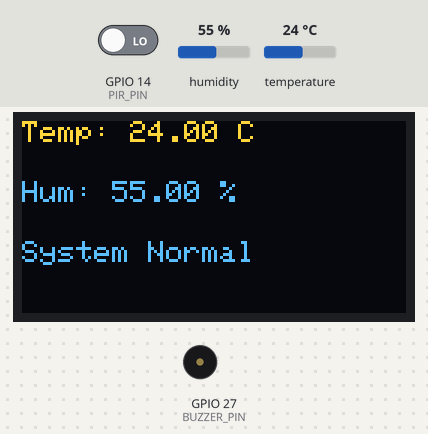
Simulated run of this sketch. Board: ESP32. Shown: 128×64 one-colour display, buzzer (waves = sounding). Inputs (shaded band) come from the test bench; at power-on: GPIO 14 (PIR_PIN) LOW, humidity 55 %, temperature 24 °C. The OLED is the two-colour kind (top 16 rows yellow); what the sketch prints to the serial monitor is not drawn.

Above: at 1.2 s.
1.3 s: GPIO 14 (PIR_PIN) driven HIGH
At 2.7 s:
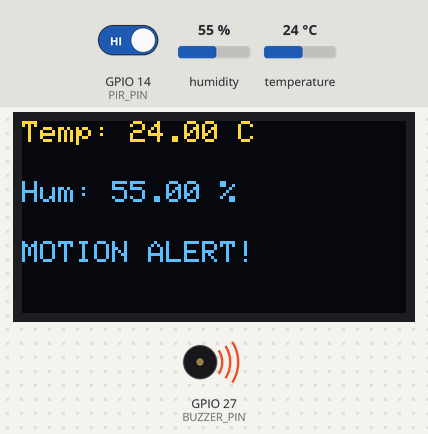
3.6 s: GPIO 14 (PIR_PIN) driven LOW
At 5.2 s:
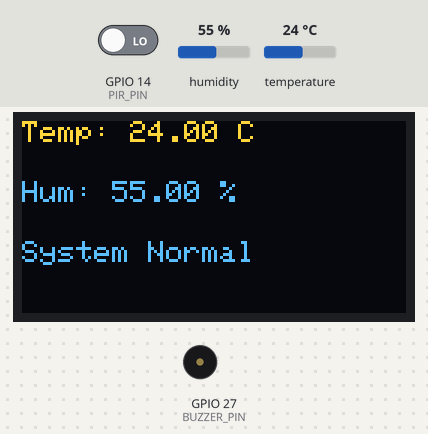
5.7 s: humidity set to 22 %
At 7.4 s:
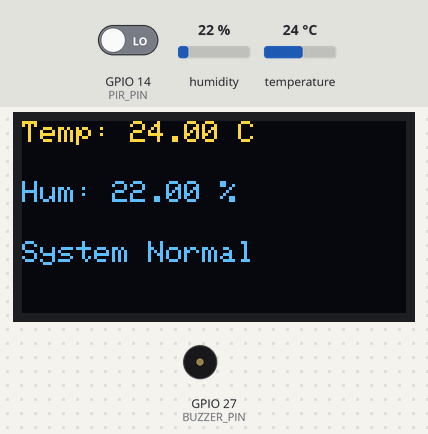
7.7 s: temperature set to 12 °C
At 8.8 s:
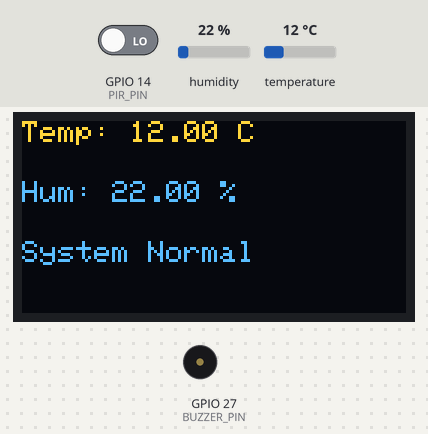
9.8 s: humidity set to 40 %
At 11.2 s:
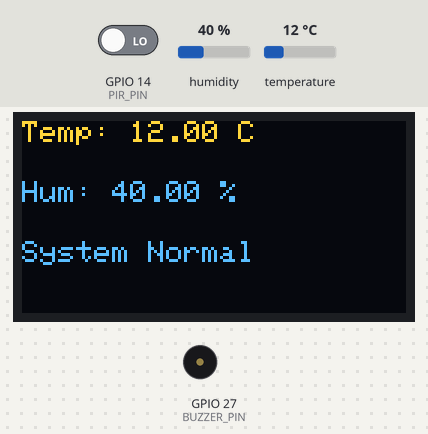
11.8 s: temperature set to 19 °C
Timing chart, 0 to 14.8 s (numbered marks = the images above; inputs shaded):
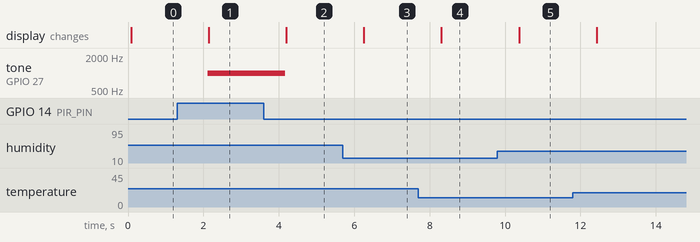

Measured:
- after the input at 1.3 s, tone on GPIO 27 (BUZZER_PIN): silent → 1000 Hz after 0.82 s; the display: changes after 0.84 s (image 1)
- after the input at 3.6 s, tone on GPIO 27 (BUZZER_PIN): 1000 Hz → silent after 0.58 s; the display: changes after 0.60 s (image 2)
- after the input at 5.7 s, the display: changes after 0.56 s (image 3)
- after the input at 7.7 s, the display: changes after 0.61 s (image 4)
- after the input at 9.8 s, the display: changes after 0.57 s (image 5)

The sketch:

ece.ino
```cpp
#include <DHT.h>
#include <Wire.h>
#include <Adafruit_GFX.h>
#include <Adafruit_SSD1306.h>

#define DHTPIN 4
#define DHTTYPE DHT22

#define PIR_PIN 14
#define BUZZER_PIN 27

#define SCREEN_WIDTH 128
#define SCREEN_HEIGHT 64

DHT dht(DHTPIN, DHTTYPE);

Adafruit_SSD1306 display(
  SCREEN_WIDTH,
  SCREEN_HEIGHT,
  &Wire,
  -1
);

void setup() {
  Serial.begin(115200);

  pinMode(PIR_PIN, INPUT);
  pinMode(BUZZER_PIN, OUTPUT);

  dht.begin();

  // SDA = 21, SCL = 22
  Wire.begin(21, 22);

  if (!display.begin(SSD1306_SWITCHCAPVCC, 0x3C)) {
    Serial.println("OLED failed");
    while (true);
  }

  display.clearDisplay();
  display.display();

  Serial.println("Smart Home Sensor Started");
}

void loop() {

  float temp = dht.readTemperature();
  float hum = dht.readHumidity();
  int motion = digitalRead(PIR_PIN);

  display.clearDisplay();
  display.setTextSize(1);
  display.setTextColor(WHITE);

  display.setCursor(0, 0);
  display.print("Temp: ");
  display.print(temp);
  display.println(" C");

  display.setCursor(0, 20);
  display.print("Hum: ");
  display.print(hum);
  display.println(" %");

  display.setCursor(0, 40);

  if (motion == HIGH) {
    display.println("MOTION ALERT!");
    tone(BUZZER_PIN, 1000);
  }
  else {
    display.println("System Normal");
    noTone(BUZZER_PIN);
  }

  display.display();

  Serial.print("Temp: ");
  Serial.print(temp);
  Serial.print(" C  ");

  Serial.print("Humidity: ");
  Serial.print(hum);
  Serial.print("%  ");

  if (motion == HIGH) {
    Serial.println("Motion: Detected");
  } else {
    Serial.println("Motion: None");
  }

  delay(1000);
}
```
